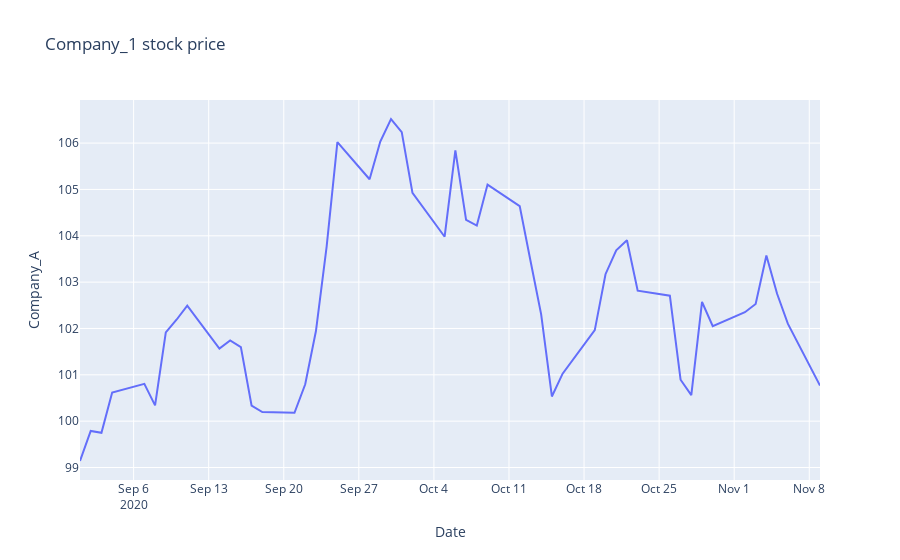

Source (notebook cell):
### Markdown cell above
1. Using **Plotly express**, reproduce the plot in the image. As the data is generated randomly I do not expect you to reproduce the same line.

![alt text][logo_ex6]

[logo_ex6]: ./w1day03_ex6_plot1.png "Time series ex6"

The plot has to contain:

- title
- x-axis name
- y-axis name

### Code cell
fig = px.line(df, x='Date', y='Company_A', title='Company_1 stock price')
fig.show()
